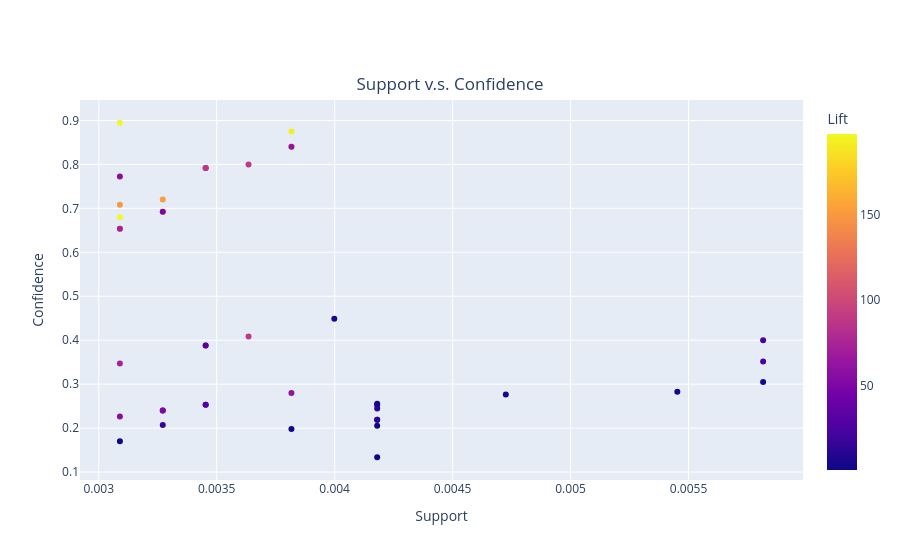

Source (notebook cell):
### Code cell
# the comparison between the sopport and confidence of all combinations
fig = px.scatter(rules_2, x='support', y='confidence', 
                 color='lift', hover_data=['antecedents', 'confidence'],
                 labels={
                     "support": "Support",
                     "confidence": "Confidence",
                     'lift': 'Lift'
                 },
                title="Support v.s. Confidence")
fig.update_layout(title_x=0.5, title_y=0.86)
fig.show()

### Figure 1 — Plotly figure (JSON) as saved in the notebook; plotly's stock layout.template omitted (floating-point values rounded to 4 significant figures)
{"data": [{"customdata": [["Country Choice 250ml Jambu(1x24)"], ["Le Minerale 1500ml"], ["You C1000  140ml Orange"], ["Ayam 1400g Sadia"], ["Ayam 1200g Sadia"], ["Dodo Fish Ball 200g(1x30x200g)"], ["Ayam 1200g Sadia"], ["Ayam 1200g Sadia"], ["Fresh Orange Valencia 72s/88s "], ["Telur no2  PACK"], ["Ayam 1200g Sadia"], ["Ayam 1400g Sadia"], ["Dodo Fish Ball 200g(1x30x200g)"], ["Ayam 1400g Sadia"], ["Fresh Orange Valencia 72s/88s "], ["Rimbaria Saos 600ml(1x12)"], ["Ayam 1400g Sadia"], ["Ayam 1400g Sadia"], ["Telur no2  PACK"], ["Bawang Putih "], ["Bawang Merah Kecil "], ["Bawang Putih "], ["Bokchoy "], ["Fresh Orange Valencia 72s/88s "], ["Chicken Leg Quarter/ Paha Besar "], ["Chicken Leg Quarter/ Paha Besar "], ["Sosis Perdix 340g"], ["Chicken Leg Quarter/ Paha Besar "], ["Dodo Fish Ball 200g(1x30x200g)"], ["Fresh Orange Valencia 72s/88s "], ["Dodo Fish Ball 200g(1x30x200g)"], ["Telur no2  PACK"], ["Mie Atoom Bulan 200g"], ["Fresh Orange Valencia 72s/88s "], ["Telur no2  PACK"], ["Fresh Orange Valencia 72s/88s "], ["Ikan Kembong "], ["Ikan Kembong "], ["Sosis Borella 340g"], ["Sosis Perdix 340g"], ["Weizhang Cake 1.5"]], "hovertemplate": "Support=%{x}<br>Confidence=%{y}<br>antecedents=%{customdata[0]}<br>Lift=%{marker.color}<extra></extra>", "legendgroup": "", "marker": {"color": [1.063, 0.8361, 1.284, 192.6, 192.6, 149.9, 149.9, 58.08, 58.08, 88.89, 88.89, 152.4, 152.4, 61.62, 61.62, 196.9, 196.9, 89.83, 89.83, 24.18, 24.18, 3.182, 15.18, 15.18, 3.837, 2.236, 12.82, 12.82, 50.79, 50.79, 73.42, 73.42, 56.69, 56.69, 28.45, 28.45, 3.563, 2.022, 5.653, 3.482, 3.218], "coloraxis": "coloraxis", "symbol": "circle"}, "mode": "markers", "name": "", "orientation": "v", "showlegend": false, "type": "scatter", "x": [0.00309, 0.00418, 0.00418, 0.003817, 0.003817, 0.00309, 0.00309, 0.003453, 0.003453, 0.003453, 0.003453, 0.003272, 0.003272, 0.003817, 0.003817, 0.00309, 0.00309, 0.003635, 0.003635, 0.005816, 0.005816, 0.00418, 0.003272, 0.003272, 0.005816, 0.00418, 0.00418, 0.00418, 0.003272, 0.003272, 0.00309, 0.00309, 0.00309, 0.00309, 0.003453, 0.003453, 0.005453, 0.003817, 0.003999, 0.004726, 0.00418], "xaxis": "x", "y": [0.17, 0.1337, 0.2054, 0.84, 0.875, 0.6538, 0.7083, 0.7917, 0.2533, 0.3878, 0.7917, 0.72, 0.6923, 0.84, 0.28, 0.8947, 0.68, 0.8, 0.4082, 0.3516, 0.4, 0.2527, 0.2069, 0.24, 0.3048, 0.219, 0.2447, 0.219, 0.6923, 0.24, 0.6538, 0.3469, 0.7727, 0.2267, 0.3878, 0.2533, 0.283, 0.1981, 0.449, 0.2766, 0.2556], "yaxis": "y"}], "layout": {"coloraxis": {"colorbar": {"title": {"text": "Lift"}}, "colorscale": [[0, "#0d0887"], [0.1111, "#46039f"], [0.2222, "#7201a8"], [0.3333, "#9c179e"], [0.4444, "#bd3786"], [0.5556, "#d8576b"], [0.6667, "#ed7953"], [0.7778, "#fb9f3a"], [0.8889, "#fdca26"], [1, "#f0f921"]]}, "legend": {"tracegroupgap": 0}, "title": {"text": "Support v.s. Confidence", "x": 0.5, "y": 0.86}, "xaxis": {"anchor": "y", "domain": [0, 1], "title": {"text": "Support"}}, "yaxis": {"anchor": "x", "domain": [0, 1], "title": {"text": "Confidence"}}}}
